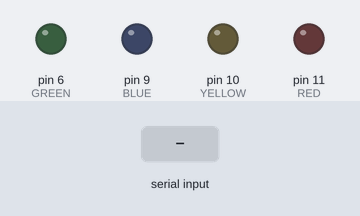
The sketch below on a simulated Arduino Uno, built with avr-gcc and run on an emulated ATmega328P. Shown: output pins drawn as LEDs (lit = HIGH). The inputs (shaded band) are chosen by the test bench.

Above: at 1.2 s.
1.3 s: byte 30 received over Serial
At 2.4 s:
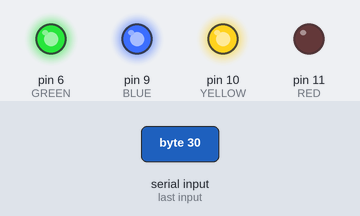
2.8 s: byte 90 received over Serial
At 3.5 s:
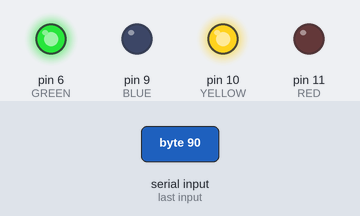
4.3 s: byte 120 received over Serial
At 4.6 s:
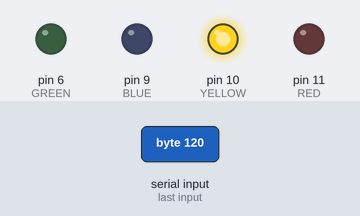
Timing chart, 0 to 7.3 s (numbered marks = the images above; inputs shaded):
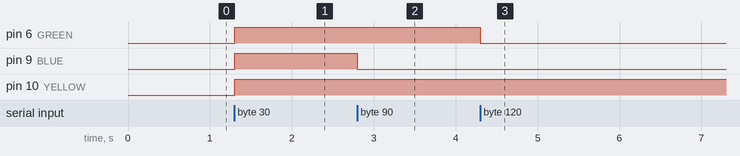

The sketch:

sketch.ino
```cpp
#define RED 11
#define GREEN 6
#define BLUE 9
#define YELLOW 10

void setup() {
  pinMode(RED, OUTPUT);
  pinMode(GREEN, OUTPUT);
  pinMode(BLUE, OUTPUT);
  pinMode(YELLOW, OUTPUT);

  Serial.begin(9600);
}

void loop() {
  if (Serial.available() > 0) {
    byte b = Serial.read();

    digitalWrite(RED, ((b & 0x01) == 0x01));
    digitalWrite(GREEN, ((b & 0x02) == 0x02));
    digitalWrite(BLUE, ((b & 0x04) == 0x04));
    digitalWrite(YELLOW, ((b & 0x08) == 0x08));
  }
}
```

Measured:
- after the input at 1.3 s, pin 6 (GREEN), pin 9 (BLUE), pin 10 (YELLOW): LOW → HIGH at once
- after the input at 2.8 s, pin 9 (BLUE): HIGH → LOW at once
- after the input at 4.3 s, pin 6 (GREEN): HIGH → LOW at once
